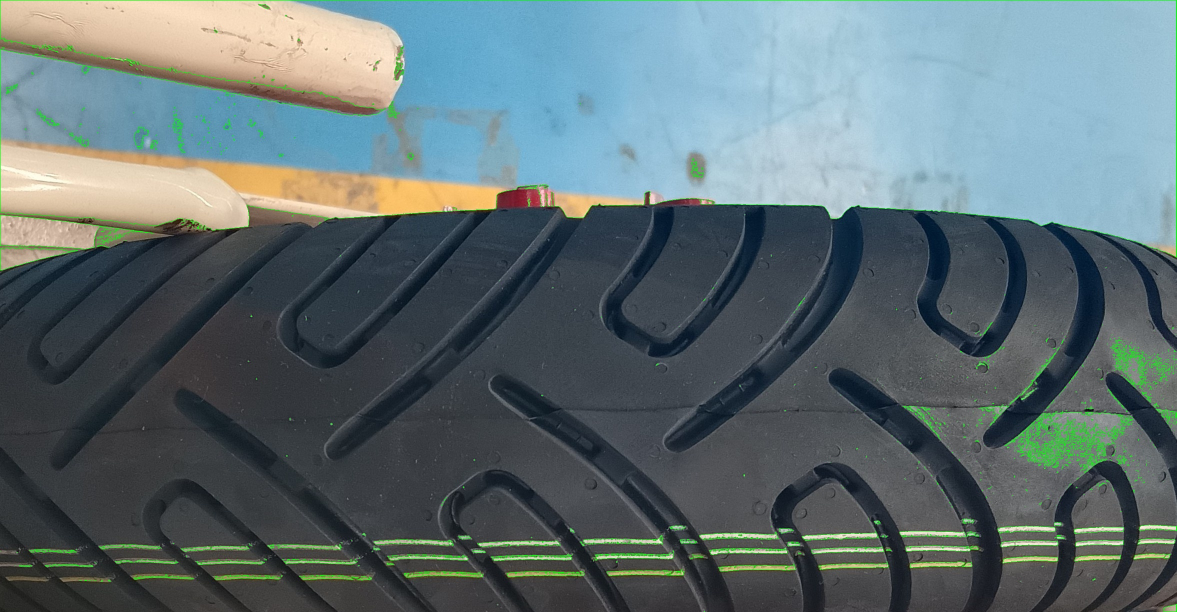
#> input picture tyre/tyre images/4835.jpg, 2353 x 1224 px, given in place of the camera (shown at 1/2 size)
$ python main1.py
#> lines starting #> are read from the running program, lines starting #| are printed output that depends on the picture; after the words box and inside, x2 and y2 are one past the last pixel; in counts of white or black regions, pixels touching at a corner belong together
import cv2
import numpy as np

BINARY_THRESHOLD = 127
CONTOUR_ASPECT_RATIO = 3
CONTOUR_EXTENT = 0.1
STRIP_COUNT = 3
CROP_IMAGE = False
CROP_WINDOW_X = 100
CROP_WINDOW_Y = 100
CROP_WINDOW_HEIGHT = 500
CROP_WINDOW_WIDTH = 1500
COLOR_DISTANCE_TOLERANCE = 50000
TYRE_VARIANTS = {
    'variant1': [(255, 255, 255), (255, 255, 255), (0, 255, 255)],
    'variant2': [(0, 255, 255), (0, 255, 255), (0, 0, 255)],
}

class Strip:
    def __init__(self, contour=None, rect=None):
        self.contour = contour
        self.rect = rect

    def center(self):
        M = cv2.moments(self.contour)
        cY = int(M["m01"] / M["m00"])
        cX = int(M["m10"] / M["m00"])
        return (cX, cY)

def find_contours(gray):
    _, thresh = cv2.threshold(gray, BINARY_THRESHOLD, 255, cv2.THRESH_BINARY)
    gray = cv2.GaussianBlur(thresh, (5, 5), 0)
    contours, _ = cv2.findContours(gray, cv2.RETR_EXTERNAL, cv2.CHAIN_APPROX_SIMPLE)
    if len(contours) == 0:
        raise Exception("Error: No contours found")
    return contours

def filter_contours(contours):
    strips = []
    for cnt in contours:
        x, y, w, h = cv2.boundingRect(cnt)
        aspect_ratio = float(w)/h
        extent = cv2.contourArea(cnt)/(w*h)
        if aspect_ratio > CONTOUR_ASPECT_RATIO and extent > CONTOUR_EXTENT:
            strip = Strip(contour=cnt, rect=(x, y, x+w, y+h))
            strips.append(strip)
    if len(strips) == 0:
        raise Exception("Error: No strips found")
    return strips

def filter_pixels(pixelpoints, gray):
    return np.array([point for point in pixelpoints if gray[point[0][1], point[0][0]] > BINARY_THRESHOLD])

def find_pixelpoints(contour, gray):
    mask = np.zeros(gray.shape, np.uint8)
    cv2.drawContours(mask, [contour], 0, 255, -1)
    pixelpoints = cv2.findNonZero(mask)
    pixelpoints = filter_pixels(pixelpoints, gray)
    return pixelpoints

def select_strips(strips):
    if len(strips) < STRIP_COUNT:
        raise Exception(f"Error: Found only {len(strips)} strips")
    for strip in strips:
        center = strip.center()
        selected_strips = []
        for strip2 in strips:
            x1, y1, x2, y2 = strip2.rect
            if x1 <= center[0] <= x2:
                selected_strips.append(strip2)
            if len(selected_strips) == STRIP_COUNT:
                break
        if len(selected_strips) == STRIP_COUNT:
            break
    if len(selected_strips) != STRIP_COUNT:
        raise Exception(f"Error: Found only {len(strips)} strips")
    return sorted(selected_strips, key=lambda strip: strip.center()[1])

# [16 lines left out: function k_means, not called in this run]

def extract_color(strip, gray, img, k=1, max_iterations=10):
    pixelpoints = find_pixelpoints(strip.contour, gray)
    masked_pixels = []
    for point in pixelpoints:
        x, y = point[0]
        pixel = img[y, x]
        masked_pixels.append(pixel)
    masked_pixels = np.array(masked_pixels).reshape(-1, 3)
    if k == 1:
        mean_col = np.mean(masked_pixels, axis=0)
        return tuple(int(pixel) for pixel in mean_col)
    centroids, labels = k_means(masked_pixels, k, max_iterations)
    largest_cluster_idx = np.argmax([np.sum(labels == i) for i in range(k)])
    return tuple(int(pixel) for pixel in centroids[largest_cluster_idx])

def find_variant(detected_pattern):
    metrics = {}
    for variant, pattern in TYRE_VARIANTS.items():
        if len(pattern) == STRIP_COUNT:
            distance = np.linalg.norm(np.array(pattern) - np.array(detected_pattern))
            metrics[variant] = distance
    if len(metrics) == 0:
        raise Exception("Error: No variant found")
    closest_idx = np.argmin(metrics.values())
    if min(metrics.values()) < COLOR_DISTANCE_TOLERANCE:
        return list(metrics.keys())[closest_idx]
    raise Exception("Error: No variant found")

def main():
    cam = cv2.VideoCapture(0)
    while True:
        _, img = cam.read()
#> img is the input picture: shape (1224, 2353, 3); mean B, G, R 113.2, 110.1, 94.8
        try:
            if CROP_IMAGE:
                img = img[CROP_WINDOW_Y:CROP_WINDOW_Y+CROP_WINDOW_HEIGHT, CROP_WINDOW_X:CROP_WINDOW_X+CROP_WINDOW_WIDTH]
            gray = cv2.cvtColor(img, cv2.COLOR_BGR2GRAY)
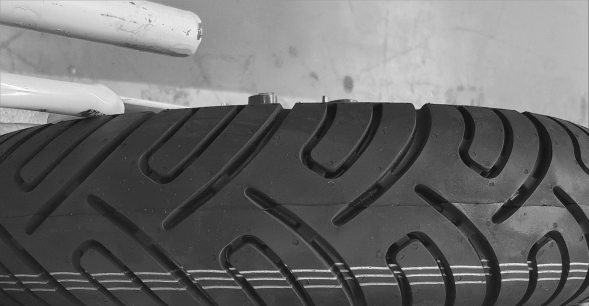
#> gray: shape (1224, 2353) (shown at 1/4 size); min 4, max 254, mean 105.9
            contours = find_contours(gray)
#> in find_contours, `_, thresh = cv2.threshold(gray, BINARY_THRESHOLD, 255, cv2.THRESH_BINA..`:
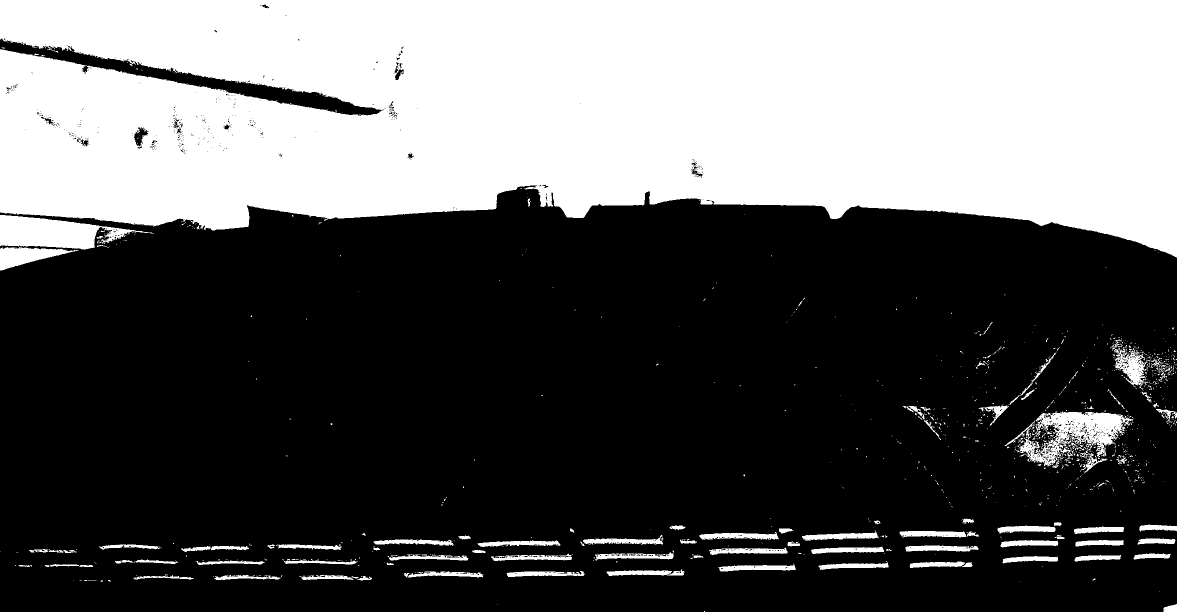
#> thresh: shape (1224, 2353) (shown at 1/2 size); 37.1% white; 1052 white regions (934 under 20 px)
#> in find_contours, `contours, _ = cv2.findContours(gray, cv2.RETR_EXTERNAL, cv2.CHAIN_APPR..`: contours = 264 contours, 46 with area under 20; largest, box (x1, y1, x2, y2) and area: (0, 0, 2353, 543) 1019549, (2007, 776, 2269, 963) 22402, (2218, 670, 2353, 863) 10820, (1951, 692, 2121, 860) 3326, (1397, 1055, 1589, 1082) 2579
            strips = filter_contours(contours)
#> the loop in filter_contours, `for cnt in contours:` made 264 passes
#> (x, y, w, h, aspect_ratio, extent) on passes 9, 11, 12: (157, 1158, 38, 6, 6.33, 0.689), (597, 1148, 149, 15, 9.93, 0.678), (424, 1148, 143, 14, 10.21, 0.692)
#> after the loop in filter_contours, `for cnt in contours:`: strips = 42 items
#> strips = 42 items
            selected_strips = select_strips(strips)
#> the loop in select_strips, `for strip in strips:` made 1 pass
#> center on pass 1: (175, 1160)
#> selected_strips = 3 items
            pattern = []
            for strip in selected_strips:
                color = extract_color(strip, gray, img, k=1)
                pattern.append(color)
#> this loop made 3 passes
#> (mean_col in extract_color, color) on passes 1 to 3: ([192.6, 186.4, 157.9], (192, 186, 157)), ([75.33, 193.2, 84.29], (75, 193, 84)), ([70.7, 186.8, 95.15], (70, 186, 95))
#> after the loop, pattern = [(192, 186, 157), (75, 193, 84), (70, 186, 95)]
            variant = find_variant(pattern)
#> the loop in find_variant, `for variant, pattern in TYRE_VARIANTS.items():` made 2 passes
#> distance on passes 1 to 2: 345.1, 393.7
#> after the loop in find_variant, `for variant, pattern in TYRE_VARIANTS.items():`: metrics = {'variant1': 345.1, 'variant2': 393.7}
#> in find_variant, `closest_idx = np.argmin(metrics.values())`: closest_idx = 0
#> variant = 'variant1'
            print(variant)
#| variant1
        except Exception as e:
            print(e)
        cv2.imshow("Camera", img)
        if cv2.waitKey(1) == ord('q'):
#> (key q is pressed here)
            break
    cam.release()
    cv2.destroyAllWindows()

if __name__ == "__main__":
    main()

$ run again, on tyre/tyre images/IMG_20241220_124637.jpg
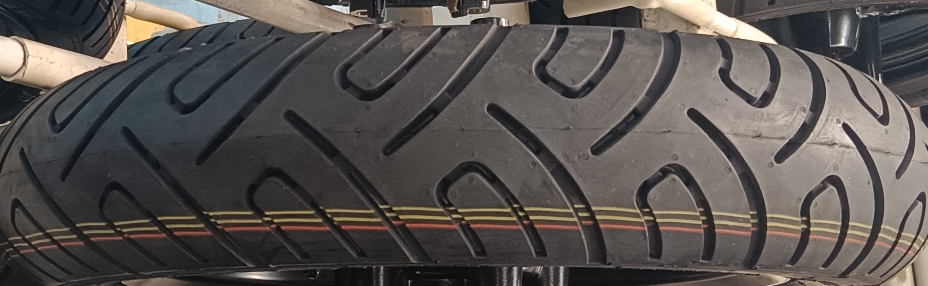
#> input picture tyre/tyre images/IMG_20241220_124637.jpg, 1856 x 572 px, given in place of the camera (shown at 1/2 size)
#> in main, img is the input picture: shape (572, 1856, 3); mean B, G, R 79.2, 82.3, 87.4
#> in find_contours, `_, thresh = cv2.threshold(gray, BINARY_THRESHOLD, 255, cv2.THRESH_BINA..`:
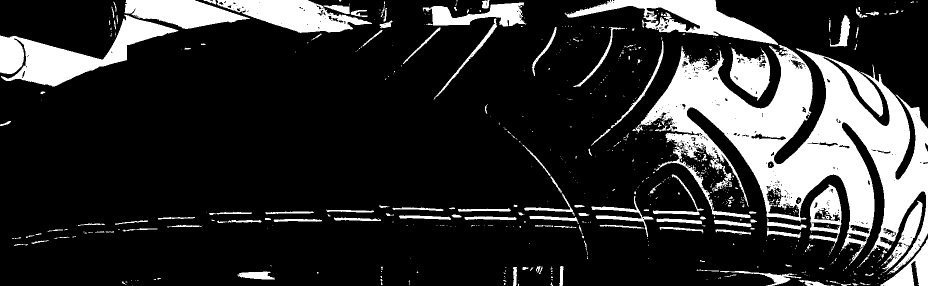
#> thresh: shape (572, 1856) (shown at 1/2 size); 19% white; 730 white regions (580 under 20 px)
#> in find_contours, `gray = cv2.GaussianBlur(thresh, (5, 5), 0)`:
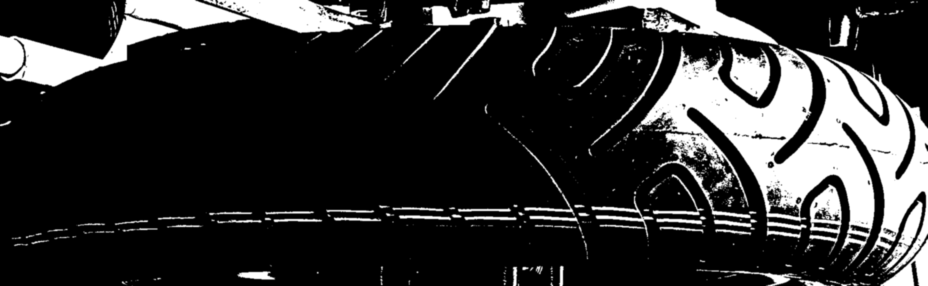
#> gray: shape (572, 1856) (shown at 1/2 size); min 0, max 255, mean 48.3
#> in find_contours, `contours, _ = cv2.findContours(gray, cv2.RETR_EXTERNAL, cv2.CHAIN_APPR..`: contours = 225 contours, 38 with area under 20; largest, box (x1, y1, x2, y2) and area: (1127, 0, 1856, 572) 159910, (0, 0, 746, 175) 44076, (800, 0, 1055, 201) 9675, (1617, 367, 1685, 515) 6462, (1458, 93, 1542, 203) 6086
#> the loop in filter_contours, `for cnt in contours:` made 225 passes
#> (x, y, w, h, aspect_ratio, extent) on passes 2, 4, 6: (242, 561, 15, 11, 1.36, 0.715), (815, 559, 7, 13, 0.538, 0.643), (269, 558, 10, 6, 1.67, 0.633)
#> after the loop in filter_contours, `for cnt in contours:`: strips = 29 items
#> the loop in select_strips, `for strip in strips:` made 1 pass
#> center on pass 1: (512, 550)
#> selected_strips = 3 items
#> the loop in main, `for strip in selected_strips:` made 3 passes
#> (mean_col in extract_color, color) on passes 1 to 3: ([164.4, 185.4, 203.3], (164, 185, 203)), ([104.4, 136.4, 152.8], (104, 136, 152)), ([167.9, 172.4, 181.6], (167, 172, 181))
#> after the loop in main, `for strip in selected_strips:`: pattern = [(164, 185, 203), (104, 136, 152), (167, 172, 181)]
#> the loop in find_variant, `for variant, pattern in TYRE_VARIANTS.items():` made 2 passes
#> distance on passes 1 to 2: 322, 364.7
#> after the loop in find_variant, `for variant, pattern in TYRE_VARIANTS.items():`: metrics = {'variant1': 322, 'variant2': 364.7}
#> closest_idx = 0
#> variant = 'variant1'
#| variant1

$ run again, on tyre/tyre images/IMG_20241220_124649.jpg
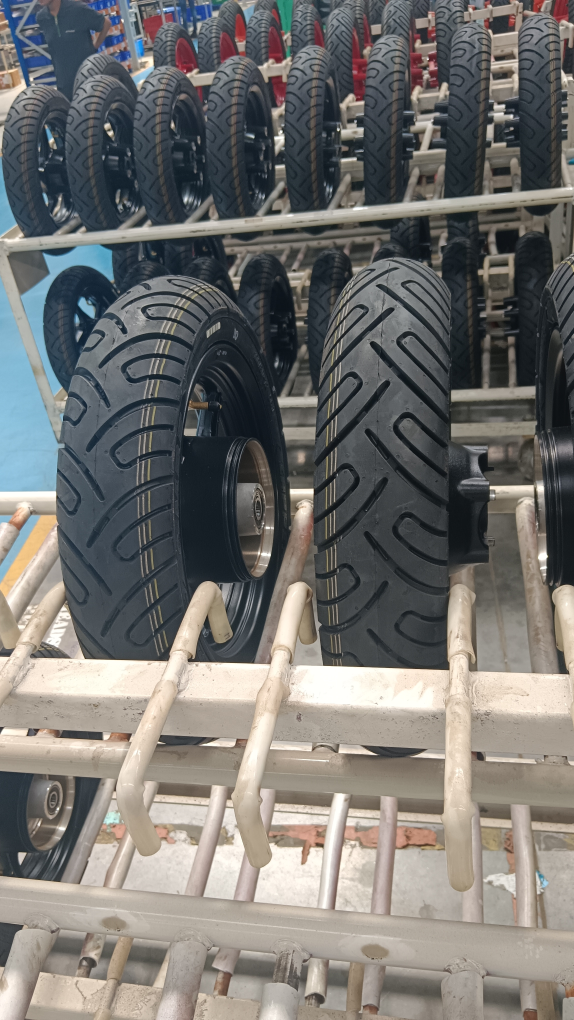
#> input picture tyre/tyre images/IMG_20241220_124649.jpg, 2296 x 4080 px, given in place of the camera (shown at 1/4 size)
#> in main, img is the input picture: shape (4080, 2296, 3); mean B, G, R 112.9, 115.6, 116.8
#> in main, `gray = cv2.cvtColor(img, cv2.COLOR_BGR2GRAY)`:
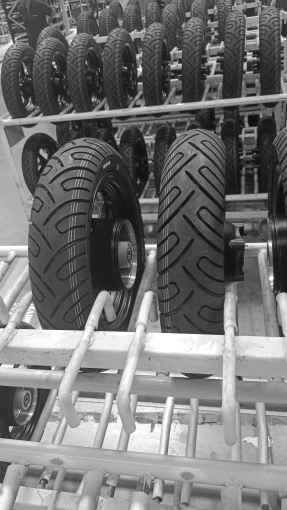
#> gray: shape (4080, 2296) (shown at 1/8 size); min 8, max 255, mean 115.7
#> in find_contours, `_, thresh = cv2.threshold(gray, BINARY_THRESHOLD, 255, cv2.THRESH_BINA..`:
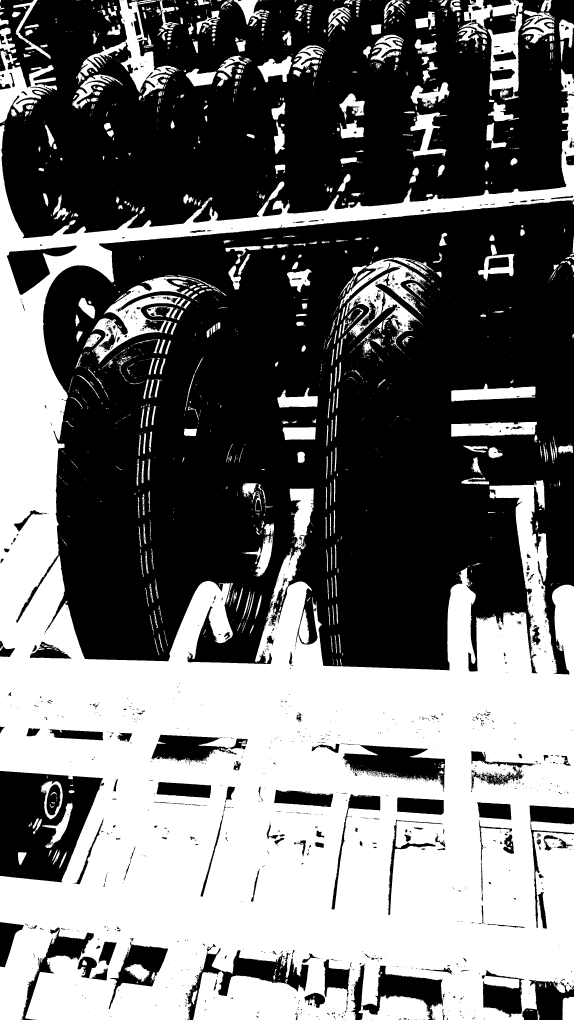
#> thresh: shape (4080, 2296) (shown at 1/4 size); 43.7% white; 3669 white regions (2928 under 20 px)
#> in find_contours, `contours, _ = cv2.findContours(gray, cv2.RETR_EXTERNAL, cv2.CHAIN_APPR..`: contours = 784 contours, 122 with area under 20; largest, box (x1, y1, x2, y2) and area: (0, 274, 2296, 4080) 3964405, (1350, 1028, 1769, 1434) 74908, (1821, 0, 2228, 403) 70826, (286, 0, 729, 444) 65775, (365, 1099, 908, 1457) 60194
#> the loop in filter_contours, `for cnt in contours:` made 784 passes
#> (x, y, w, h, aspect_ratio, extent) on passes 1 to 3: (2116, 4038, 17, 8, 2.12, 0.684), (2104, 4038, 10, 7, 1.43, 0.707), (2248, 3986, 48, 94, 0.511, 0.936)
#> after the loop in filter_contours, `for cnt in contours:`: strips = 18 items
#> the loop in select_strips, `for strip in strips:` made 1 pass
#> center on pass 1: (1904, 2257)
#> selected_strips = 3 items
#> the loop in main, `for strip in selected_strips:` made 3 passes
#> (mean_col in extract_color, color) on passes 1 to 3: ([146.4, 156.9, 162.7], (146, 156, 162)), ([126.9, 140.5, 145.8], (126, 140, 145)), ([126.8, 133, 138.3], (126, 133, 138))
#> after the loop in main, `for strip in selected_strips:`: pattern = [(146, 156, 162), (126, 140, 145), (126, 133, 138)]
#> the loop in find_variant, `for variant, pattern in TYRE_VARIANTS.items():` made 2 passes
#> distance on passes 1 to 2: 341.7, 358.1
#> after the loop in find_variant, `for variant, pattern in TYRE_VARIANTS.items():`: metrics = {'variant1': 341.7, 'variant2': 358.1}
#> closest_idx = 0
#> variant = 'variant1'
#| variant1
